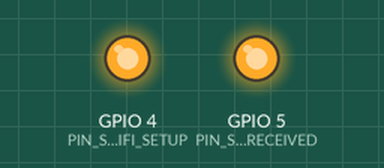
This sketch was run on a simulated ESP8266 (NodeMCU). Shown: output pins drawn as LEDs (lit = HIGH). WiFi joins after 1.5 s; servers stay silent unless stated; what the sketch prints to the serial monitor is not drawn. At 1.5 s the program puts the board to deep sleep or switches it off; the recording ends there.

Above: at 0.1 s.
Timing chart, 0 to 1.5 s (numbered marks = the images above):
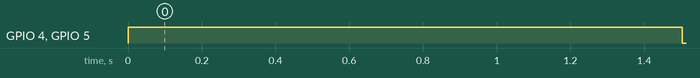

Measured:
- by itself, GPIO 4 (PIN_SHOW_WIFI_SETUP), GPIO 5 (PIN_SHOW_RECEIVED): LOW → HIGH at 0.00 s, → LOW 1.5 s later

The sketch:

Arduino_ESP8266_UDP_SEND_DEEPSLEEP.ino
```cpp
/*
 * Meant to be flashed onto an ESP8266 and be conectetd to the same network as the test Pi (via WIFI).
 *
 * After startup this code sends a udp packaeg and then trys to go into deep sleep
 *
 */

#include <ESP8266WiFi.h>
#include <WiFiUdp.h>

// Set WiFi credentials
#define WIFI_SSID "WIFI"
#define WIFI_PASS "password1234567890"

//remote
#define RECIVER_IP "10.10.10.21"
#define UDP_PORT 6666

#define PIN_SHOW_WIFI_SETUP 4 //D2 -> ppk2 D0
#define PIN_SHOW_RECEIVED 5   //D1 -> ppk2 D1

WiFiUDP Udp;

char  ReplyBuffer[] = "Hi";       // a string to send back

void setup() {
  pinMode(PIN_SHOW_WIFI_SETUP, OUTPUT);
  pinMode(PIN_SHOW_RECEIVED, OUTPUT);
  digitalWrite(PIN_SHOW_WIFI_SETUP, LOW);
  digitalWrite(PIN_SHOW_RECEIVED, HIGH);


  // Setup serial port
  Serial.begin(74880);
  Serial.println();

  // Begin WiFi
  digitalWrite(PIN_SHOW_WIFI_SETUP, HIGH);
  WiFi.begin(WIFI_SSID, WIFI_PASS);

  // Connecting to WiFi...
  Serial.print("Connecting to ");
  Serial.print(WIFI_SSID);
  // Loop continuously while WiFi is not connected
  int count = 0;
  while (WiFi.status() != WL_CONNECTED)
  {
    count++;
    if(count > 32){
      WiFi.begin(WIFI_SSID, WIFI_PASS);
      count = 0;
    }
    delay(500);
    Serial.print(".");
  }

  // Connected to WiFi
  Serial.println();
  Serial.print("Connected! IP address: ");
  Serial.println(WiFi.localIP());
  digitalWrite(PIN_SHOW_WIFI_SETUP, LOW);

  Udp.beginPacket(RECIVER_IP, UDP_PORT);
  Udp.write(ReplyBuffer);
  Udp.endPacket();
  Serial.println("sended");

  delay(10);
  digitalWrite(PIN_SHOW_RECEIVED, LOW);
  ESP.deepSleep(0);

}

void loop() {
  ESP.deepSleep(0);  // should never reach this, but just for good measure
  Serial.println("Error"); // should never reach this
  delay(500);
}
```
